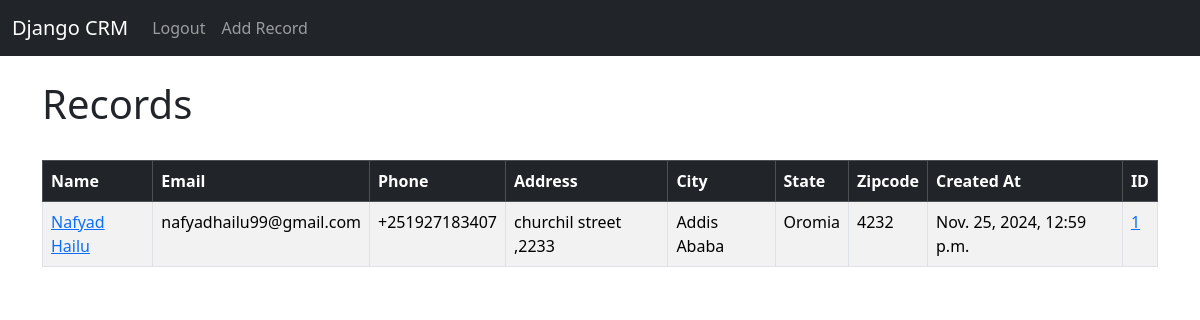
Before: / (signed in) with the older database file.
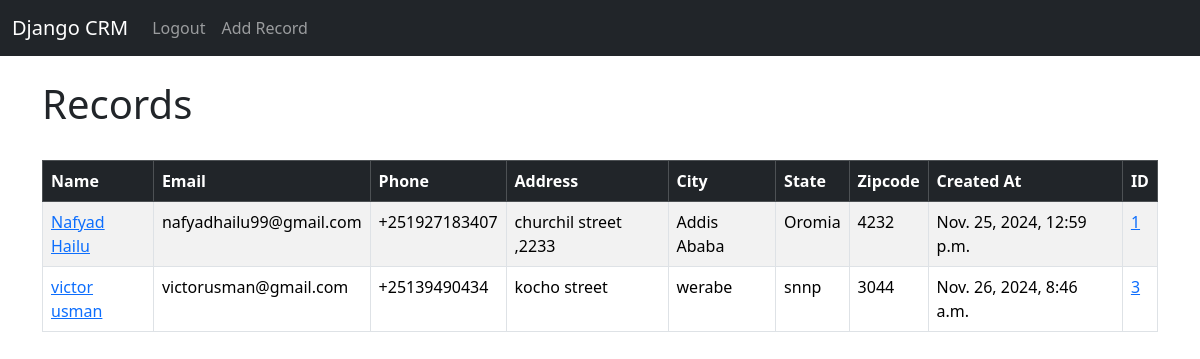
After: the same page with the newer database file.
### website/models.py (models this page shows, shortened)
class Record(models.Model):
	created_at = models.DateTimeField(auto_now_add=True)
	first_name = models.CharField(max_length=50)
	last_name =  models.CharField(max_length=50)
	email =  models.CharField(max_length=100)
	phone = models.CharField(max_length=15)
	address =  models.CharField(max_length=100)
	city =  models.CharField(max_length=50)
	state =  models.CharField(max_length=50)
	zipcode =  models.CharField(max_length=20)

### website/views.py (the view)
# urls.py: 2. Add a URL to urlpatterns:  path('', views.home, name='home')
def home(request):
    records=Record.objects.all()
    if request.method == "POST":
        username = request.POST['username']
        password = request.POST['password']
        user = authenticate(request, username=username, password=password)
        if user is not None:
            login(request, user)
            messages.success(request, "You have successfully logged in")
            return redirect('home')
        else:
            messages.error(request, "Invalid username or password")
    else:
        return render(request,'home.html',{'records':records})

### website/templates/home.html (shortened to what this page needs)
{%extends 'base.html'%}
{% block content %}
    {%if user.is_authenticated %}
        <h1>Records</h1>
        <br>
        <table class="table table-striped table-hover table-bordered ">
            <thead class="table-dark">
                <tr>
                    <th scope="col">Name</th>
                    <th scope="col">Email</th>
                    <th scope="col">Phone</th>
                    <th scope="col">Address</th>
                    <th scope="col">City</th>
                    <th scope="col">State</th>
                    <th scope="col">Zipcode</th>
                    <th scope="col">Created At</th>
                    <th scope="col">ID</th>
                </tr>
            </thead>
            <tbody>
                {% if records %}
                {% for record in records%}
                <tr>
                    <td>
                        <a href="{% url 'record' record.id%}">
                        {{record.first_name}}
                        {{record.last_name}}
                        </a>
                    </td>
                    <td>
                            {{record.email}}
                    </td>
                    <td>
                        {{record.phone}}
                    </td>
                    <td>
                        {{record.address}}
                    </td>
                    <td>
                        {{record.city}}
                    </td>
                    <td>
                        {{record.state}}
                    </td>
                    <td>
                        {{record.zipcode}}
                    </td>
                    <td>
                        {{record.created_at}}
                    </td>
                    <td>
                        <a href="{% url 'record' record.id%}">{{record.id}}</a>
                    </td>
                </tr>
                {%endfor%}
                {%endif%}
            </tbody>
        </table>
{%endif%}
{% endblock  %}

Changed rows visible on the page:
added Record: first_name "victor", last_name "usman", email "victorusman@gmail.com", phone "+25139490434", address "kocho street", city "werabe", state "snnp", zipcode "3044", created_at "Nov. 26, 2024, 8:46 a.m.", id "3"
